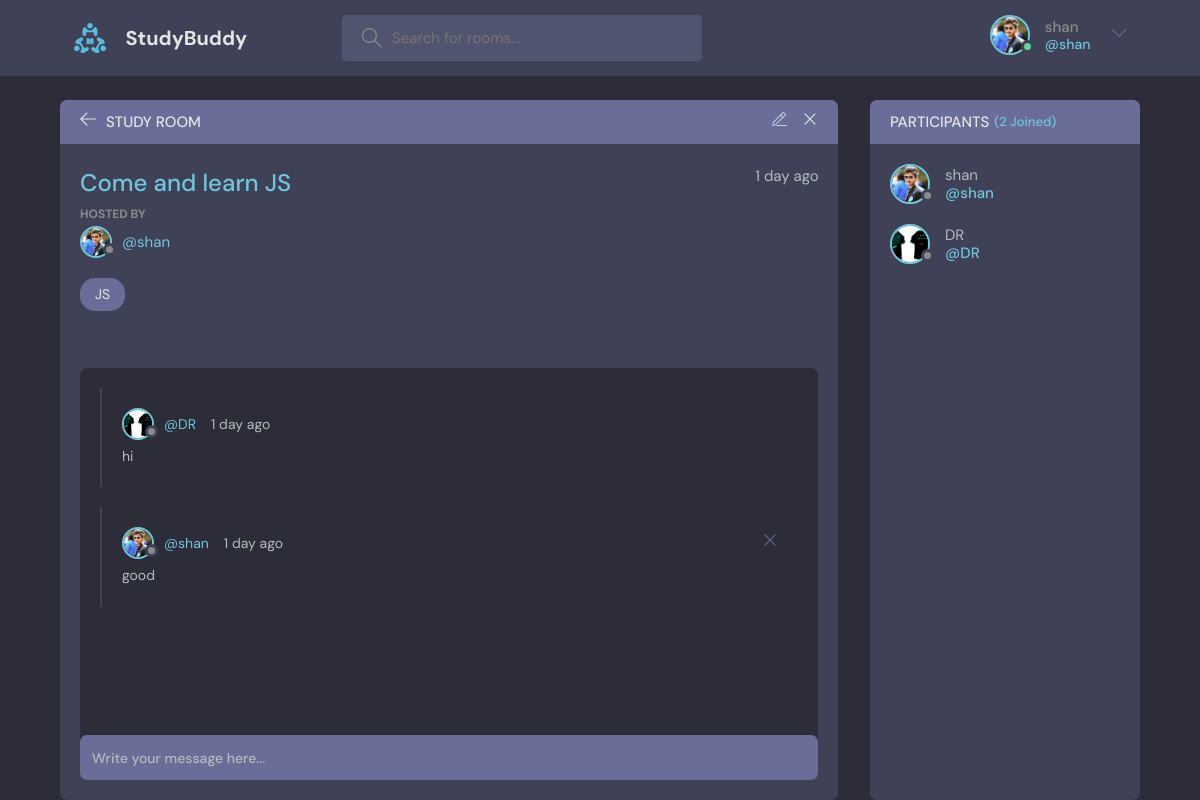
Page /room/1/ (signed in) on the committed database.
### test_app/models.py (models this page shows, shortened)
class User(AbstractUser):
    name = models.CharField(max_length=200, null=True)
    email = models.EmailField(unique=True, null= True)
    bio =models.TextField(null=True)
    avatar= models.ImageField(null=True, default="avatar.svg")
    USERNAME_FIELD = 'email'
    REQUIRED_FIELDS = []

class Room(models.Model):
    host = models.ForeignKey(User, on_delete=models.SET_NULL, null=True)
    topic = models.ForeignKey(Topic, on_delete=models.SET_NULL, null=True)
    name = models.CharField(max_length=200)
    description = models.TextField(null=True, blank=True)
    participants = models.ManyToManyField(User, related_name='participants', blank=True)
    updated = models.DateTimeField(auto_now=True)
    created = models.DateTimeField(auto_now_add=True)
    class Meta:
        ordering = ['-updated','-created']

class Topic(models.Model):
    name = models.CharField(max_length=200)
    def __str__(self):
        return self.name

class Message(models.Model):
    user = models.ForeignKey(User, on_delete=models.CASCADE)
    room = models.ForeignKey(Room, on_delete=models.CASCADE)
    body = models.TextField()
    updated = models.DateTimeField(auto_now=True)
    created = models.DateTimeField(auto_now_add=True)
    class Meta:
        ordering = ['-updated','-created']

### test_app/views.py (the view, shortened to what this page needs)
# urls.py: path("room/<int:pk>/", views.room, name="room" ),
def room(request,pk):
    room= Room.objects.get(id=pk)
    room_messages = room.message_set.all().order_by('-created')
    participants = room.participants.all()
    context = {'room':room, 'room_messages': room_messages,
               'participants':participants}
    return render(request, 'test_app/room.html',context)

### test_app/templates/test_app/room.html (shortened to what this page needs)
{% extends "main.html" %} {% block content %}
<main class="profile-page layout layout--2">
  <div class="container">
    <div class="room">
      <div class="room__top">
        <div class="room__topLeft">
          <a href="{% url "home" %}">
            <svg
              version="1.1"
              xmlns="http://www.w3.org/2000/svg"
              width="32"
              height="32"
              viewBox="0 0 32 32"
            >
              <title>arrow-left</title>
              <path
                d="M13.723 2.286l-13.723 13.714 13.719 13.714 1.616-1.611-10.96-10.96h27.625v-2.286h-27.625l10.965-10.965-1.616-1.607z"
              ></path>
            </svg>
          </a>
          <h3>Study Room</h3>
        </div>
        {% if room.host == request.user %}
        <div class="room__topRight">
          <a href="{% url "update-room" room.id %}">
          </a>
          <a href="{% url "delete-room" room.id %}">
            <svg
              version="1.1"
              xmlns="http://www.w3.org/2000/svg"
              width="32"
              height="32"
              viewBox="0 0 32 32"
            >
              <title>remove</title>
              <path
                d="M27.314 6.019l-1.333-1.333-9.98 9.981-9.981-9.981-1.333 1.333 9.981 9.981-9.981 9.98 1.333 1.333 9.981-9.98 9.98 9.98 1.333-1.333-9.98-9.98 9.98-9.981z"
              ></path>
            </svg>
          </a>
        </div>
        {% endif %}
      </div>
      <div class="room__box scroll">
        <div class="room__header scroll">
          <div class="room__info">
            <h3>{{room.name}}</h3>
            <span>{{room.created|timesince}} ago</span>
          </div>
          <div class="room__hosted">
            <p>Hosted By</p>
            <a href="{% url 'user-profile' room.host.id %}" class="room__author">
              <div class="avatar avatar--small">
                <img src="{{room.host.avatar.url}}" />
              </div>
              <span>@{{room.host.username}}</span>
            </a>
          </div>
          <span class="room__topics">{{room.topic}}</span>
        </div>
        <div class="room__conversation">
          <div class="threads scroll">
            {% for message in room_messages %}
            <div class="thread">
              <div class="thread__top">
                <div class="thread__author">
                  <a href="{% url 'user-profile' message.user.id %}" class="thread__authorInfo">
                    <div class="avatar avatar--small">
                      <img
                        src="{{message.user.avatar.url}}"
                      />
                    </div>
                    <span>@{{message.user.username}}</span>
                  </a>
                  <span class="thread__date">{{message.created|timesince}} ago</span>
                </div>
                {% if request.user == message.user %}
                <a href="{% url 'delete-message' message.id %}">
                <div class="thread__delete">
                  <svg
                    version="1.1"
                    xmlns="http://www.w3.org/2000/svg"
                    width="32"
                    height="32"
                    viewBox="0 0 32 32"
                  >
                    <title>remove</title>
                    <path
                      d="M27.314 6.019l-1.333-1.333-9.98 9.981-9.981-9.981-1.333 1.333 9.981 9.981-9.981 9.98 1.333 1.333 9.981-9.98 9.98 9.98 1.333-1.333-9.98-9.98 9.98-9.981z"
                    ></path>
                  </svg>
                </div>
              </a>
                {% endif %}
              </div>
              <div class="thread__details">
               {{message.body}}
              </div>
            </div>
            {% endfor %}
          </div>
        </div>
      </div>
      {% if request.user.is_authenticated%}
      <div class="room__message">
        <form method="POST" action="">
          <input type= 'text' name="body" placeholder="Write your message here..." />
        </form>
      </div>
      {% endif %}
    </div>
    <div class="participants">
      <h3 class="participants__top">
        Participants <span>({{participants.count}} Joined)</span>
      </h3>
      <div class="participants__list scroll">
        {% for user in participants %}
        <a href="{% url 'user-profile' user.id %}" class="participant">
          <div class="avatar avatar--medium">
            <img src="{{user.avatar.url}}" />
          </div>
          <p>
            {{user.username}}
            <span>@{{user.username}}</span>
          </p>
        </a>
        {% endfor %}
      </div>
    </div>
  </div>
</main>
{% endblock content %}

### templates/navbar.html (shortened to what this page needs)
{% load static %}
<header class="header header--loggedIn">
  <div class="container">
    <a href="{% url 'home' %}" class="header__logo">
      <img src="{% static 'images/logo.svg' %}" />
      <h1>StudyBuddy</h1>
    </a>
    <form class="header__search" method="GET" action="{% url 'home' %}">
      <label>
        <input type="text" name="q" placeholder="Search for rooms..." />
      </label>
    </form>
    <nav class="header__menu">
      {% if request.user.is_authenticated %}
      <div class="header__user">
        <a href="{% url 'user-profile' request.user.id %}">
          <div class="avatar avatar--medium active">
            <img src="{{request.user.avatar.url}}" />
          </div>
          <p>
            {{request.user.username}} <span>@{{request.user.username}}</span>
          </p>
        </a>
        <button class="dropdown-button">
          <svg
            version="1.1"
            xmlns="http://www.w3.org/2000/svg"
            width="32"
            height="32"
            viewBox="0 0 32 32"
          >
            <title>chevron-down</title>
            <path d="M16 21l-13-13h-3l16 16 16-16h-3l-13 13z"></path>
          </svg>
        </button>
      </div>
      {% else %}
      <a href="{% url 'login'%}">
        <img src="{% static 'images/avatar.svg' %}" />
        <p>Login</p>
      </a>
      {% endif %}
    </nav>
  </div>
</header>

### rows in the picture
User: user.avatar (picture), user.username "shan", avatar (picture), username "shan"
Room: name "Come and learn JS", created "1 day", host.avatar (picture), host.username "shan", topic "JS"
Message: user.avatar (picture), user.username "DR", created "1 day", body "hi"
Message: user.avatar (picture), user.username "shan", created "1 day", body "good"
User: avatar (picture), username "DR"

### other values in the picture
{{ participants.count }} "2"
